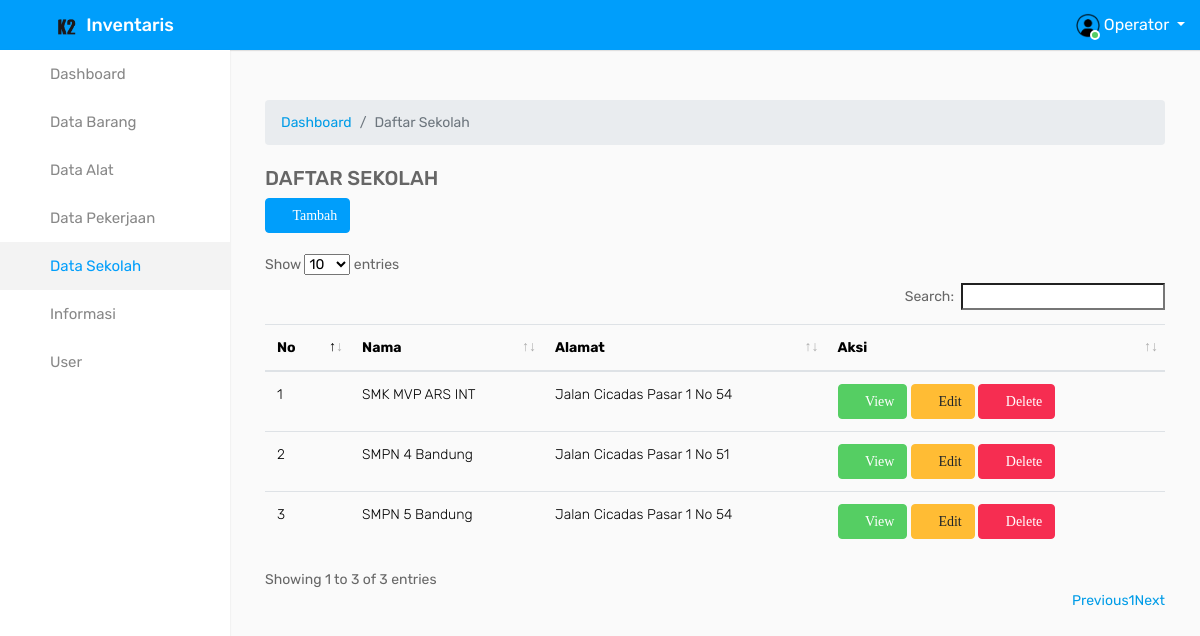
/operator/index.php?page=sekolah (signed in), run on an earlier commit of the app's database.
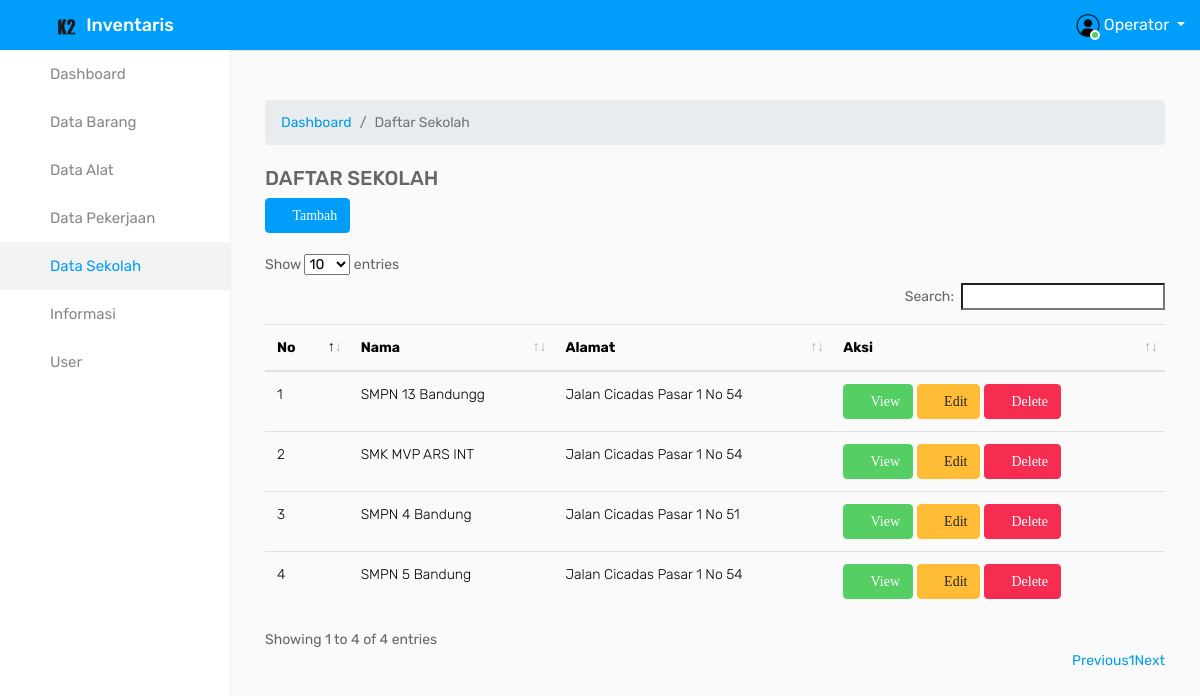
And on a later commit of the database.
### tables this page shows
CREATE TABLE `sekolah` (
  `id_sekolah` int(10) NOT NULL,
  `nama_sekolah` varchar(225) NOT NULL,
  `alamat` varchar(225) NOT NULL
);

### pages/sekolah/tampil.php (the view)
<div class="page-wrapper">
   <div class="content">
      <div class="row">
         <div class="card-body table-responsive">
            <div class="page-title-right">
               <ol class="breadcrumb m-0">
                  <li class="breadcrumb-item"><a href="javascript: void(0);">Dashboard</a></li>
                  <li class="breadcrumb-item active">Daftar Sekolah</li>
               </ol>
            </div>
            <br>
            <h5 class="header-title" style="font-size: 20px;">DAFTAR SEKOLAH</h5>
            <a href="?page=sekolah&aksi=tambah"> <button type="button" class="btn btn-info"><i class="fa fa-plus">  Tambah</button></a></i>
            <div>
               <table id="dataTables-example" class="table border-0">
                  <thead>
                     <br>
                     <tr>
                        <th>No</th>
                        <th>Nama</th>
                        <th>Alamat</th>
                        <th>Aksi</th>
                     </tr>
                  </thead>
                  <tbody>
                     <?php
                        include '../inc/koneksi.php';
                        $sql = mysqli_query($koneksi, "SELECT * FROM sekolah ORDER BY id_sekolah DESC") or die(mysqli_error($koneksi));
                        if(mysqli_num_rows($sql) > 0){
                        $no = 1;
                        while($data = mysqli_fetch_assoc($sql)){
                        echo '
                        <tr>
                        <td>'.$no.'</td>
                        <td>'.$data['nama_sekolah'].'</td>
                        <td>'.$data['alamat'].'</td>
                        <td>
                        <a href="index.php?page=view&aksi=view&id_sekolah='.$data['id_sekolah'].'" class="btn btn-success"><i class="fa fa-book"> View</a></i>
                        <a href="index.php?page=sekolah&aksi=edit&id_sekolah='.$data['id_sekolah'].'" class="btn btn-warning"><i class="fa fa-edit"> Edit</a></i>
                        <a href="../pages/sekolah/hapus.php?id_sekolah='.$data['id_sekolah'].'" class="btn btn-danger tom" onclick="return confirm(\'Yakin ingin menghapus data ini?\')"><i class="fa fa-trash"> Delete</a></i>
                        </td>
                        </tr>
                        ';
                        $no++;
                        }
                        }else{
                        echo '
                        <tr>
                        <td colspan="6">Tidak ada data.</td>
                        </tr>
                        ';
                        }
                        ?>
                  </tbody>
               </table>
            </div>
         </div>
      </div>
   </div>
</div>

What changed in the data, as far as the page shows it:
added sekolah: nama_sekolah "SMPN 13 Bandungg", alamat "Jalan Cicadas Pasar 1 No 54"
Also different on the page:
text written by a page script: "Show entries Search: Showing 1 to 3 of 3 entries Previous 1 Next" → "Show entries Search: Showing 1 to 4 of 4 entries Previous 1 Next"
